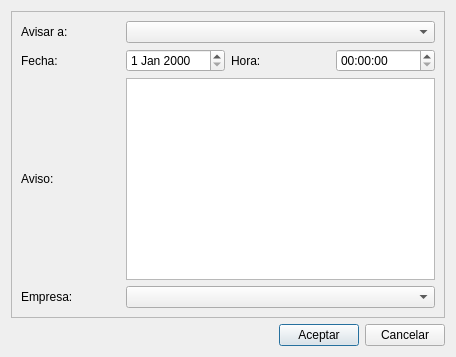
<?xml version="1.0" encoding="UTF-8"?>
<ui version="4.0">
 <class>frmNuevosAvisos</class>
 <widget class="QDialog" name="frmNuevosAvisos">
  <property name="geometry">
   <rect>
    <x>0</x>
    <y>0</y>
    <width>456</width>
    <height>357</height>
   </rect>
  </property>
  <property name="windowTitle">
   <string>Dialog</string>
  </property>
  <layout class="QGridLayout" name="gridLayout_2">
   <item row="1" column="1">
    <widget class="QPushButton" name="pushButton">
     <property name="text">
      <string>Aceptar</string>
     </property>
     <property name="icon">
      <iconset resource="../maya.qrc">
       <normaloff>:/Icons/PNG/OK.png</normaloff>:/Icons/PNG/OK.png</iconset>
     </property>
    </widget>
   </item>
   <item row="1" column="2">
    <widget class="QPushButton" name="pushButton_2">
     <property name="text">
      <string>Cancelar</string>
     </property>
     <property name="icon">
      <iconset resource="../maya.qrc">
       <normaloff>:/Icons/PNG/close.png</normaloff>:/Icons/PNG/close.png</iconset>
     </property>
    </widget>
   </item>
   <item row="1" column="0">
    <spacer name="horizontalSpacer">
     <property name="orientation">
      <enum>Qt::Horizontal</enum>
     </property>
     <property name="sizeHint" stdset="0">
      <size>
       <width>40</width>
       <height>20</height>
      </size>
     </property>
    </spacer>
   </item>
   <item row="0" column="0" colspan="3">
    <widget class="QFrame" name="frame">
     <property name="frameShape">
      <enum>QFrame::StyledPanel</enum>
     </property>
     <property name="frameShadow">
      <enum>QFrame::Raised</enum>
     </property>
     <layout class="QGridLayout" name="gridLayout">
      <item row="0" column="0">
       <widget class="QLabel" name="label">
        <property name="text">
         <string>Avisar a:</string>
        </property>
       </widget>
      </item>
      <item row="0" column="1" colspan="3">
       <widget class="QComboBox" name="cboUsuarios"/>
      </item>
      <item row="1" column="0">
       <widget class="QLabel" name="label_2">
        <property name="text">
         <string>Fecha:</string>
        </property>
       </widget>
      </item>
      <item row="1" column="1">
       <widget class="QDateEdit" name="txtFecha"/>
      </item>
      <item row="1" column="2">
       <widget class="QLabel" name="label_3">
        <property name="text">
         <string>Hora:</string>
        </property>
       </widget>
      </item>
      <item row="1" column="3">
       <widget class="QTimeEdit" name="txtHora"/>
      </item>
      <item row="2" column="0">
       <widget class="QLabel" name="label_4">
        <property name="text">
         <string>Aviso:</string>
        </property>
       </widget>
      </item>
      <item row="2" column="1" colspan="3">
       <widget class="QTextEdit" name="txtAviso"/>
      </item>
      <item row="3" column="0">
       <widget class="QLabel" name="label_5">
        <property name="text">
         <string>Empresa:</string>
        </property>
       </widget>
      </item>
      <item row="3" column="1" colspan="3">
       <widget class="QComboBox" name="cboEmpresa"/>
      </item>
     </layout>
    </widget>
   </item>
  </layout>
 </widget>
 <resources>
  <include location="../maya.qrc"/>
 </resources>
 <connections>
  <connection>
   <sender>pushButton</sender>
   <signal>clicked()</signal>
   <receiver>frmNuevosAvisos</receiver>
   <slot>accept()</slot>
   <hints>
    <hint type="sourcelabel">
     <x>315</x>
     <y>336</y>
    </hint>
    <hint type="destinationlabel">
     <x>182</x>
     <y>319</y>
    </hint>
   </hints>
  </connection>
  <connection>
   <sender>pushButton_2</sender>
   <signal>clicked()</signal>
   <receiver>frmNuevosAvisos</receiver>
   <slot>close()</slot>
   <hints>
    <hint type="sourcelabel">
     <x>385</x>
     <y>331</y>
    </hint>
    <hint type="destinationlabel">
     <x>103</x>
     <y>320</y>
    </hint>
   </hints>
  </connection>
 </connections>
</ui>
